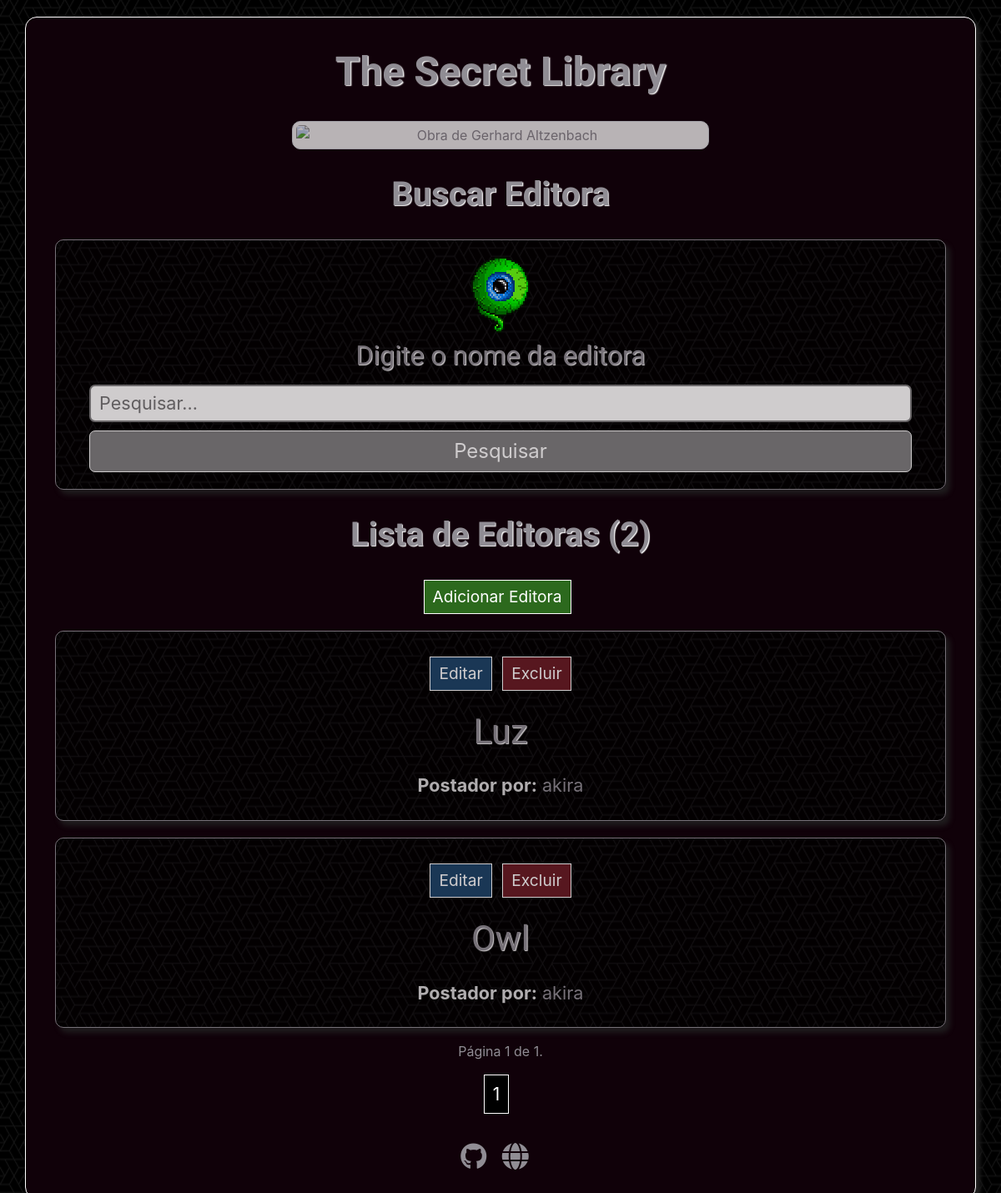
The page /editoras/ (signed in) on the database its author committed.
### library/models.py (models this page shows, shortened)
class Editora(models.Model):
    nome = models.CharField(max_length=100)
    website = models.URLField(blank=True, null=True)
    usuario = models.ForeignKey(User, on_delete=models.CASCADE)

### library/views.py (the view)
# urls.py: path('editoras/', views.editoras, name='editoras'),
@login_required
def editoras(request):
    editoras_list = Editora.objects.all().order_by('nome')
    query = request.GET.get('q')
    if query:
        editoras_list = editoras_list.filter(nome__icontains=query)
    editoras_por_pagina = 5
    paginator = Paginator(editoras_list, editoras_por_pagina)
    page = request.GET.get('page')
    try:
        editoras = paginator.page(page)
    except PageNotAnInteger:
        editoras = paginator.page(1)
    except EmptyPage:
        editoras = paginator.page(paginator.num_pages)
    return render(request, 'editoras.html', {'editoras': editoras, 'query': query, 'total': len(editoras_list)})

### library/templates/editoras.html (shortened to what this page needs)
{% extends 'base.html' %}
{% load static %}
{% block content %}
<h1 class="livros-title">Buscar Editora</h1>
<div class="pesquisar-editora-div">
    <form method="GET" action="{% url 'editoras' %}">
        <img class="mb-2" src="{% static 'images/eye.png' %}">
        <h2 class="text-default mb-3">Digite o nome da editora</h2>
        <input id="search-input" type="text" name="q" value="" autocomplete="off" placeholder="Pesquisar...">
        <button id="search-editora-btn" type="submit">Pesquisar</button>
    </form>
</div>
<h1 class="livros-title">Lista de Editoras ({{ total }})</h1>
<a type="button" class="mr-2 nova-editora" href="{% url 'adicionar_editora' %}">Adicionar Editora</a>
{% for editora in editoras %}
<div class="livro-div">
    {% if editora.usuario.username == request.user.username %}
        <a type="button" class="mr-2 editar-editora" href="{% url 'editar_editora' editora.id %}">Editar</a>
        <a type="button" class="excluir-editora" id="excluir-editora" data-editora-id="{{ editora.id }}" data-editora-nome="{{ editora.nome }}">
            Excluir
        </a>
    {% endif %}
    <h2 class="text-default livro-title {% if editora.usuario.username == request.user.username %} mt-4 {% endif %} mb-4">
        <a href="{% url 'livros_por_editora' editora.id %}">{{ editora.nome }}</a>
    </h2>
    <p class="livro-text mt-3 mb-0"><b>Postador por:</b> <a href="{% url 'detalhes_usuario' editora.usuario.id %}">{{ editora.usuario }}</a></p>
</div>
{% empty %}
    <p class="mt-4">Nenhuma editora cadastrada.</p>
{% endfor %}
<p class="mt-3">Página {{ editoras.number }} de {{ editoras.paginator.num_pages }}.</p>
<div class="paginacao">
    {% for page_num in editoras.paginator.page_range %}
        {% if page_num == editoras.number %}
            <span class="current">{{ page_num }}</span>
        {% elif page_num > editoras.number|add:'-3' and page_num < editoras.number|add:'3' %}
            <a href="?page={{ page_num }}">{{ page_num }}</a>
        {% endif %}
    {% endfor %}
</div>
{% endblock %}

### library/static/css/styles.css (style rules this page uses)
body { background-image: url(/static/images/dark.png); }
a { text-decoration: none !important; color: #908D94 !important; }
.paginacao { margin-left: auto !important; margin-right: auto !important; margin-top: 15px !important; margin-bottom: 35px !important; display: flex !important; flex-wrap: wrap !important; justify-content: center; }
.paginacao > a, .paginacao > .current, #anterior, #proximo, #anterior-comentarios, #proximo-comentarios, #anterior-pensamentos, #proximo-pensamentos, #anterior-autores, #proximo-autores, #anterior-editoras, #proximo-editoras, #anterior-artes, #proximo-artes, #anterior-ideias, #proximo-ideias { text-decoration: none; border: 1px solid white; padding: 7px 10px; color: white; background-color: black; font-size: 1.3rem; margin-right: 10px; }
.main-title, .welcome, .autores-title, .livros-title { font-family: "Luxurious Roman", serif; margin-top: 30px; margin-bottom: 30px; font-weight: bold; font-size: 3rem; text-shadow: 1.33px 1.33px 1.33px #ffffff; }
.autores-title, .livros-title { font-size: 2.5rem; text-shadow: 1.1px 1.1px 1.1px #ffffff; }
.text-default { font-family: "Luxurious Roman", serif; text-shadow: 1px 1px 1px #ffffff; }
.author-name, .livro-title { font-size: 2.6rem; }
.editar-autor, .editar-livro, .excluir-autor, .detalhes-autor, .detalhes-livro, .novo-autor, .novo-livro, .excluir-livro, .editar-pensamento, .excluir-pensamento, .pagina-autores, .pagina-livros, .editar-comentario, .excluir-comentario, .add-livro-autor, .nova-editora, .editar-editora, .excluir-editora, .ver-livros-autor, .excluir-mensagem, .excluir-arte, .excluir-ideia { background: #1d4569; color: white !important; border: 1px solid white; padding: 5px 10px; font-size: 1.2rem; }
.excluir-autor, .excluir-pensamento, .excluir-livro, .excluir-comentario, .excluir-editora, .excluir-mensagem, .excluir-arte, .excluir-ideia { background-color: #691d25; }
.novo-autor, .novo-livro, .nova-editora { background-color: #2c691d; }
.autor-div, .livro-div, .livros-div, .pesquisar-autor-div, .pesquisar-livro-div, .adicionar-autor-div, .editar-autor-div, .adicionar-pensamento-div, .pensamentos-div, .editar-pensamento-div, .adicionar-livro-div, .editar-livro-div, .comentario-div, .adicionar-comentario-div, .editar-comentario-div, .pesquisar-editora-div, .adicionar-editora-div, .editar-editoar-div, .editar-infos-div { padding: 20px 40px; margin-left: 20px; margin-right: 20px; border: 1px solid #908d94; opacity: 0.8; box-shadow: 5px 6px 6px #222222; border-radius: 10px; background-image: url(/static/images/dark.png); }
.autor-div, .livro-div, .livros-div { margin-top: 20px; padding-top: 30px; padding-bottom: 25px; }
.author-text, .pensamento-texto, .comentario-texto, .livro-text { font-size: 1.35rem; color: #d9d9d9; }
#search-input, #id_nome, #id_biografia, #id_data_nascimento, #id_foto, #id_capa, #id_texto, #id_titulo, #id_autor, #id_editora, #id_categoria, #id_sinopse, #id_data_publicacao, #id_isbn, #id_link, #id_website, #id_username, #id_password, #id_password1, #id_password2, #id_bio, #id_birth_date, #id_avatar, #id_email, #id_old_password, #id_new_password1, #id_new_password2, #id_corpo, #id_assunto, #id_destinatario, #id_obra, #chartSelect { width: 100%; font-size: 1.35rem; border-radius: 7px; height: 45px; outline: none; border: 2px solid gray; padding-left: 10px; }
#search-author-btn, #submit-btn, #save-pensamento-button, #search-livro-btn, #save-comentario-button, #search-editora-btn, #save-editora-btn, #cancel-btn { width: 100%; margin-top: 10px; outline: none; background-color: gray !important; color: white; border: 1px solid white !important; border-radius: 7px; font-size: 1.5rem; padding: 6px 0px; }

### rows shown on the page
Editora: nome "Luz", usuario "akira"
Editora: nome "Owl", usuario "akira"

### other values the page prints
{{ total }} "2"
{{ editoras.number }} "1"
{{ editoras.paginator.num_pages }} "1"
{{ page_num }} "1"
